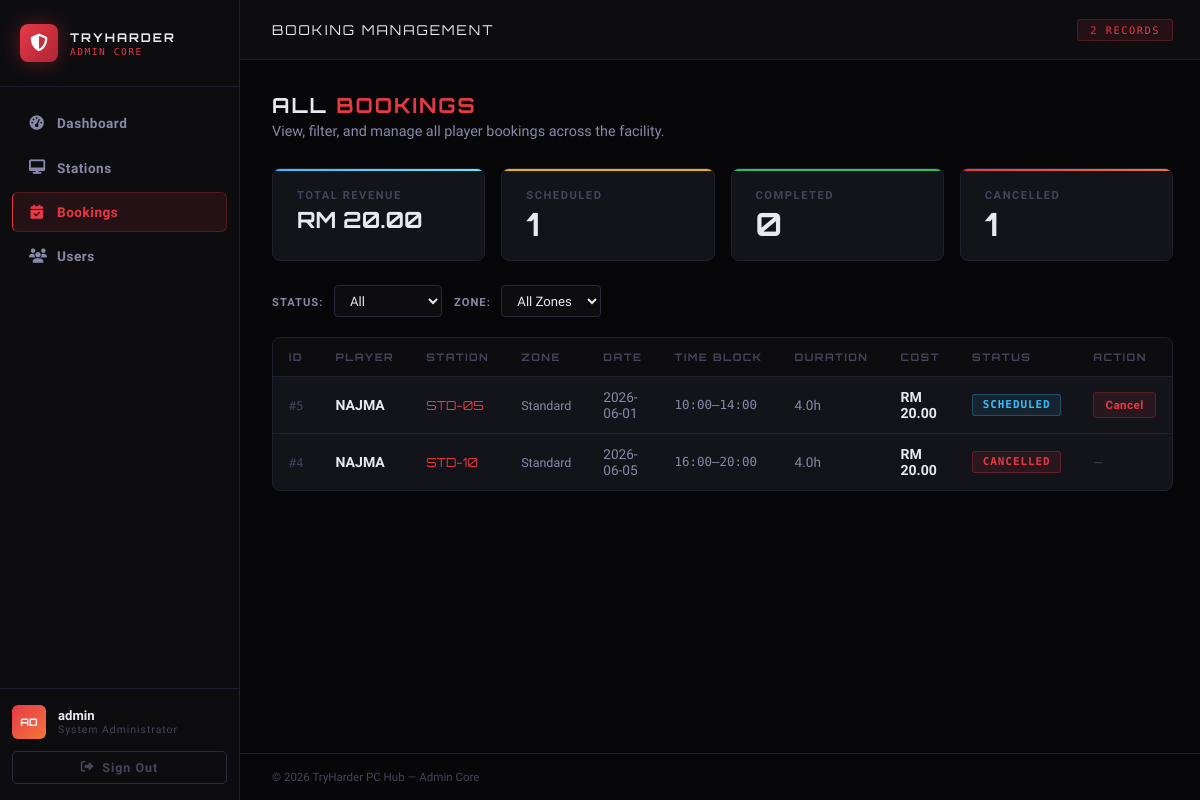
The app's page /admin/bookings.php (signed in) with its own data.
### tables this page shows
CREATE TABLE IF NOT EXISTS `users` (
  `user_id` int NOT NULL AUTO_INCREMENT,
  `full_name` varchar(150) NOT NULL,
  `username` varchar(50) NOT NULL,
  `avatar_key` varchar(30) NOT NULL DEFAULT 'gamepad',
  `password` varchar(255) NOT NULL,
  `total_hours` decimal(8,2) NOT NULL DEFAULT '0.00',
  `membership` enum('Bronze','Silver','Gold','Platinum') NOT NULL DEFAULT 'Bronze',
  `is_admin` tinyint(1) NOT NULL DEFAULT '0',
  `created_at` datetime NOT NULL DEFAULT CURRENT_TIMESTAMP,
  PRIMARY KEY (`user_id`),
  UNIQUE KEY `username` (`username`)
);

CREATE TABLE IF NOT EXISTS `bookings` (
  `booking_id` int NOT NULL AUTO_INCREMENT,
  `user_id` int NOT NULL,
  `station_id` int NOT NULL,
  `booking_date` date NOT NULL,
  `start_time` time NOT NULL,
  `duration_hrs` decimal(4,1) NOT NULL,
  `end_time` time NOT NULL,
  `total_cost` decimal(8,2) NOT NULL,
  `status` enum('scheduled','active','completed','cancelled') NOT NULL DEFAULT 'scheduled',
  `created_at` datetime NOT NULL DEFAULT CURRENT_TIMESTAMP,
  PRIMARY KEY (`booking_id`),
  KEY `fk_bookings_user` (`user_id`),
  KEY `fk_bookings_station` (`station_id`)
);

CREATE TABLE IF NOT EXISTS `stations` (
  `station_id` int NOT NULL AUTO_INCREMENT,
  `station_code` varchar(10) NOT NULL,
  `zone` enum('VIP','Standard') NOT NULL,
  `specs` varchar(100) NOT NULL,
  `rate_per_hour` decimal(5,2) NOT NULL DEFAULT '5.00',
  `status` enum('available','occupied','maintenance') NOT NULL DEFAULT 'available',
  PRIMARY KEY (`station_id`),
  UNIQUE KEY `station_code` (`station_code`)
);

### includes/db.php (called while the page is built, shortened)
<?php
function getDB(): PDO {
    static $pdo = null;
    if ($pdo === null) {
        $dsn = "mysql:host=" . DB_HOST . ";dbname=" . DB_NAME . ";charset=" . DB_CHARSET;
        $options = [
            PDO::ATTR_ERRMODE            => PDO::ERRMODE_EXCEPTION,
            PDO::ATTR_DEFAULT_FETCH_MODE => PDO::FETCH_ASSOC,
            PDO::ATTR_EMULATE_PREPARES   => false,
        ];
        try {
            $pdo = new PDO($dsn, DB_USER, DB_PASS, $options);
        } catch (PDOException $e) {
            die(json_encode(['error' => 'Database connection failed: ' . $e->getMessage()]));
        }
    }
    return $pdo;
}

### includes/auth.php (called while the page is built, shortened)
<?php
require_once __DIR__ . '/db.php';
function currentUser(): ?array {
    $s = getDB()->prepare("SELECT * FROM users WHERE user_id = ?");
    $s->execute([$_SESSION['uid']]);
    return $s->fetch() ?: null;
}
function requireAdmin(): array {
    $u = currentUser();
    return $u;
}

### admin/bookings.php (the view, shortened to what this page needs)
<?php
require_once __DIR__ . '/../includes/db.php';
require_once __DIR__ . '/../includes/auth.php';
$adminUser       = requireAdmin();
$db              = getDB();
$filterStatus = $_GET['status'] ?? 'all';
$filterZone   = $_GET['zone']   ?? 'all';
$where = "WHERE 1=1";
$params = [];
$stmt = $db->prepare("
    SELECT b.*, u.username, s.station_code, s.zone
    FROM bookings b JOIN users u ON u.user_id=b.user_id JOIN stations s ON s.station_id=b.station_id
    $where ORDER BY b.created_at DESC
");
$stmt->execute($params);
$bookings = $stmt->fetchAll();
$stats = [
    'total'     => $db->query("SELECT COUNT(*) FROM bookings")->fetchColumn(),
    'scheduled' => $db->query("SELECT COUNT(*) FROM bookings WHERE status='scheduled'")->fetchColumn(),
    'completed' => $db->query("SELECT COUNT(*) FROM bookings WHERE status='completed'")->fetchColumn(),
    'cancelled' => $db->query("SELECT COUNT(*) FROM bookings WHERE status='cancelled'")->fetchColumn(),
    'revenue'   => $db->query("SELECT COALESCE(SUM(total_cost),0) FROM bookings WHERE status!='cancelled'")->fetchColumn(),
];
?>
<!DOCTYPE html>
<html lang="en">
<head>
<link rel="stylesheet" href="admin.css"/>
<link rel="stylesheet" href="https://cdnjs.cloudflare.com/ajax/libs/font-awesome/6.4.0/css/all.min.css"/>
</head>
<body>
<?php include __DIR__ . '/nav.php'; ?>
<div class="admin-main">
    <div class="admin-topbar">
        <span class="topbar-title">BOOKING MANAGEMENT</span>
        <span class="topbar-badge"><?= count($bookings) ?> RECORDS</span>
    </div>
    <div class="admin-body">
        <div class="page-header">
            <div class="page-title">ALL <span>BOOKINGS</span></div>
            <div class="page-sub">View, filter, and manage all player bookings across the facility.</div>
        </div>
        <div class="stat-grid" style="margin-bottom:1.5rem">
            <div class="stat-card cyan"><div class="stat-label">Total Revenue</div><div class="stat-value" style="font-size:1.4rem">RM <?= number_format($stats['revenue'],2) ?></div></div>
            <div class="stat-card yellow"><div class="stat-label">Scheduled</div><div class="stat-value"><?= $stats['scheduled'] ?></div></div>
            <div class="stat-card green"><div class="stat-label">Completed</div><div class="stat-value"><?= $stats['completed'] ?></div></div>
            <div class="stat-card red"><div class="stat-label">Cancelled</div><div class="stat-value"><?= $stats['cancelled'] ?></div></div>
        </div>
        <div style="display:flex;gap:1rem;margin-bottom:1.25rem;flex-wrap:wrap;align-items:center">
            <form method="GET" style="display:flex;gap:.75rem;align-items:center;flex-wrap:wrap">
                <div>
                    <label class="form-label" style="display:inline;margin-right:.4rem">Status:</label>
                    <select name="status" class="form-select" onchange="this.form.submit()">
                        <option value="all"      <?= $filterStatus==='all'       ?'selected':'' ?>>All</option>
                    </select>
                </div>
                <div>
                    <label class="form-label" style="display:inline;margin-right:.4rem">Zone:</label>
                    <select name="zone" class="form-select" onchange="this.form.submit()">
                        <option value="all"     <?= $filterZone==='all'      ?'selected':'' ?>>All Zones</option>
                    </select>
                </div>
            </form>
        </div>
        <div class="section-card">
            <div class="admin-table-wrap">
                <table>
                    <thead><tr><th>ID</th><th>Player</th><th>Station</th><th>Zone</th><th>Date</th><th>Time Block</th><th>Duration</th><th>Cost</th><th>Status</th><th>Action</th></tr></thead>
                    <tbody>
                    <?php if (!$bookings): ?>
                    <tr><td colspan="10" style="text-align:center;padding:2rem;color:var(--text3)">No bookings found.</td></tr>
                    <?php else: foreach ($bookings as $b):
                        $bc = match($b['status']){'scheduled'=>'badge-cyan','active'=>'badge-green','completed'=>'badge-gray','cancelled'=>'badge-red',default=>'badge-gray'};
                    ?>
                    <tr>
                        <td><span style="font-family:var(--font-mono);color:var(--text3);font-size:.75rem">#<?= $b['booking_id'] ?></span></td>
                        <td><strong style="color:var(--text)"><?= htmlspecialchars($b['username']) ?></strong></td>
                        <td><span style="font-family:var(--font-head);font-size:.78rem;color:var(--red)"><?= htmlspecialchars($b['station_code']) ?></span></td>
                        <td><span style="font-size:.78rem"><?= $b['zone'] ?></span></td>
                        <td style="font-size:.85rem"><?= $b['booking_date'] ?></td>
                        <td style="font-family:var(--font-mono);font-size:.78rem"><?= substr($b['start_time'],0,5) ?>–<?= substr($b['end_time'],0,5) ?></td>
                        <td style="font-size:.85rem"><?= $b['duration_hrs'] ?>h</td>
                        <td><strong style="color:var(--text)">RM <?= number_format($b['total_cost'],2) ?></strong></td>
                        <td><span class="badge <?= $bc ?>"><?= $b['status'] ?></span></td>
                        <td>
                            <?php if (!in_array($b['status'],['cancelled','completed'])): ?>
                            <button class="btn-danger-sm" onclick="cancelBooking(<?= $b['booking_id'] ?>)">Cancel</button>
                            <?php else: echo '<span style="color:var(--text3);font-size:.75rem">—</span>'; endif; ?>
                        </td>
                    </tr>
                    <?php endforeach; endif; ?>
                    </tbody>
                </table>
            </div>
        </div>
    </div>
    <div class="admin-footer"><span>&copy; 2026 TryHarder PC Hub — Admin Core</span></div>
</div>
</body>
</html>

### admin/nav.php
<?php
$currentPage = basename($_SERVER['PHP_SELF'], '.php');
$pageMap = [
    'dashboard' => 'dashboard',
    'stations'  => 'stations',
    'bookings'  => 'bookings',
    'users'     => 'users',
];
$activePage = $pageMap[$currentPage] ?? '';
function navItem(string $href, string $icon, string $label, string $key, string $active): string {
    $cls = ($active === $key) ? 'nav-item active' : 'nav-item';
    return "<a href=\"$href\" class=\"$cls\"><i class=\"fa-solid fa-$icon\"></i><span>$label</span></a>";
}
?>
<aside class="admin-sidebar">
    <div class="sidebar-logo">
        <div class="logo-icon"><i class="fa-solid fa-shield-halved"></i></div>
        <div>
            <div class="logo-title">TRYHARDER</div>
            <div class="logo-sub">ADMIN CORE</div>
        </div>
    </div>
    <nav class="sidebar-nav">
        <?= navItem('dashboard.php', 'gauge-high',     'Dashboard', 'dashboard', $activePage) ?>
        <?= navItem('stations.php',  'desktop',        'Stations',  'stations',  $activePage) ?>
        <?= navItem('bookings.php',  'calendar-check', 'Bookings',  'bookings',  $activePage) ?>
        <?= navItem('users.php',     'users',          'Users',     'users',     $activePage) ?>
    </nav>
    <div class="sidebar-footer">
        <div class="admin-info">
            <div class="admin-avatar"><?= htmlspecialchars(strtoupper(substr($adminUser['username'], 0, 2))) ?></div>
            <div>
                <div class="admin-name"><?= htmlspecialchars($adminUser['username']) ?></div>
                <div class="admin-role">System Administrator</div>
            </div>
        </div>
        <form method="POST" action="../logout.php">
            <button type="submit" class="logout-btn">
                <i class="fa-solid fa-right-from-bracket"></i> Sign Out
            </button>
        </form>
    </div>
</aside>

### records on screen
users: username "AD", username "admin"
bookings: booking_id "5", user.username "NAJMA", station.station_code "STD-05", station.zone "Standard", booking_date "2026-06-01", start_time "10:00", end_time "14:00", duration_hrs "4.0", total_cost "20.00", status "SCHEDULED"
bookings: booking_id "4", user.username "NAJMA", station.station_code "STD-10", station.zone "Standard", booking_date "2026-06-05", start_time "16:00", end_time "20:00", duration_hrs "4.0", total_cost "20.00", status "CANCELLED"

### other values on screen
$label "Dashboard Stations Bookings Users"
count($bookings) "2"
$stats['revenue'] "20.00"
$stats['scheduled'] "1"
$stats['completed'] "0"
$stats['cancelled'] "1"
